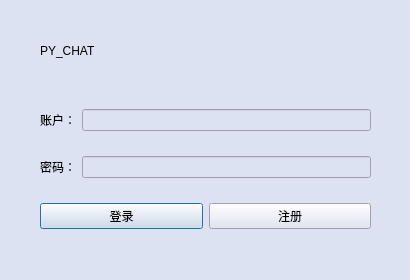
<?xml version="1.0" encoding="UTF-8"?>
<ui version="4.0">
 <class>Dialog</class>
 <widget class="QDialog" name="Dialog">
  <property name="geometry">
   <rect>
    <x>0</x>
    <y>0</y>
    <width>410</width>
    <height>280</height>
   </rect>
  </property>
  <property name="minimumSize">
   <size>
    <width>410</width>
    <height>280</height>
   </size>
  </property>
  <property name="maximumSize">
   <size>
    <width>410</width>
    <height>280</height>
   </size>
  </property>
  <property name="windowTitle">
   <string>PyChat</string>
  </property>
  <property name="windowIcon">
   <iconset resource="resources/resource.qrc">
    <normaloff>:/icon/chat.svg</normaloff>:/icon/chat.svg</iconset>
  </property>
  <property name="styleSheet">
   <string notr="true">background-color: rgb(220, 226, 241);</string>
  </property>
  <widget class="QLabel" name="label_3">
   <property name="geometry">
    <rect>
     <x>40</x>
     <y>30</y>
     <width>201</width>
     <height>41</height>
    </rect>
   </property>
   <property name="styleSheet">
    <string notr="true">font: 75 28pt &quot;Berlin Sans FB Demi&quot;;</string>
   </property>
   <property name="text">
    <string>PY_CHAT</string>
   </property>
  </widget>
  <widget class="QLabel" name="label_4">
   <property name="geometry">
    <rect>
     <x>70</x>
     <y>-20</y>
     <width>501</width>
     <height>151</height>
    </rect>
   </property>
   <property name="styleSheet">
    <string notr="true">image: url(:/icon/work.svg);</string>
   </property>
   <property name="text">
    <string/>
   </property>
  </widget>
  <widget class="QWidget" name="layoutWidget">
   <property name="geometry">
    <rect>
     <x>40</x>
     <y>90</y>
     <width>331</width>
     <height>161</height>
    </rect>
   </property>
   <layout class="QVBoxLayout" name="verticalLayout">
    <item>
     <layout class="QHBoxLayout" name="horizontalLayout">
      <item>
       <widget class="QLabel" name="label">
        <property name="styleSheet">
         <string notr="true">font: 75 12pt &quot;微软雅黑&quot;;</string>
        </property>
        <property name="text">
         <string>账户：</string>
        </property>
       </widget>
      </item>
      <item>
       <widget class="QLineEdit" name="lineEdit">
        <property name="text">
         <string/>
        </property>
       </widget>
      </item>
     </layout>
    </item>
    <item>
     <layout class="QHBoxLayout" name="horizontalLayout_2">
      <item>
       <widget class="QLabel" name="label_2">
        <property name="styleSheet">
         <string notr="true">font: 75 12pt &quot;微软雅黑&quot;;</string>
        </property>
        <property name="text">
         <string>密码：</string>
        </property>
       </widget>
      </item>
      <item>
       <widget class="QLineEdit" name="lineEdit_2"/>
      </item>
     </layout>
    </item>
    <item>
     <layout class="QHBoxLayout" name="horizontalLayout_3">
      <item>
       <widget class="QPushButton" name="pushButton">
        <property name="text">
         <string>登录</string>
        </property>
        <property name="icon">
         <iconset resource="resources/resource.qrc">
          <normaloff>:/icon/login.svg</normaloff>:/icon/login.svg</iconset>
        </property>
       </widget>
      </item>
      <item>
       <widget class="QPushButton" name="pushButton_2">
        <property name="text">
         <string>注册</string>
        </property>
        <property name="icon">
         <iconset resource="resources/resource.qrc">
          <normaloff>:/icon/add user.svg</normaloff>:/icon/add user.svg</iconset>
        </property>
       </widget>
      </item>
     </layout>
    </item>
   </layout>
  </widget>
  <zorder>label_4</zorder>
  <zorder>layoutWidget</zorder>
  <zorder>label_3</zorder>
 </widget>
 <resources>
  <include location="resources/resource.qrc"/>
 </resources>
 <connections/>
</ui>
